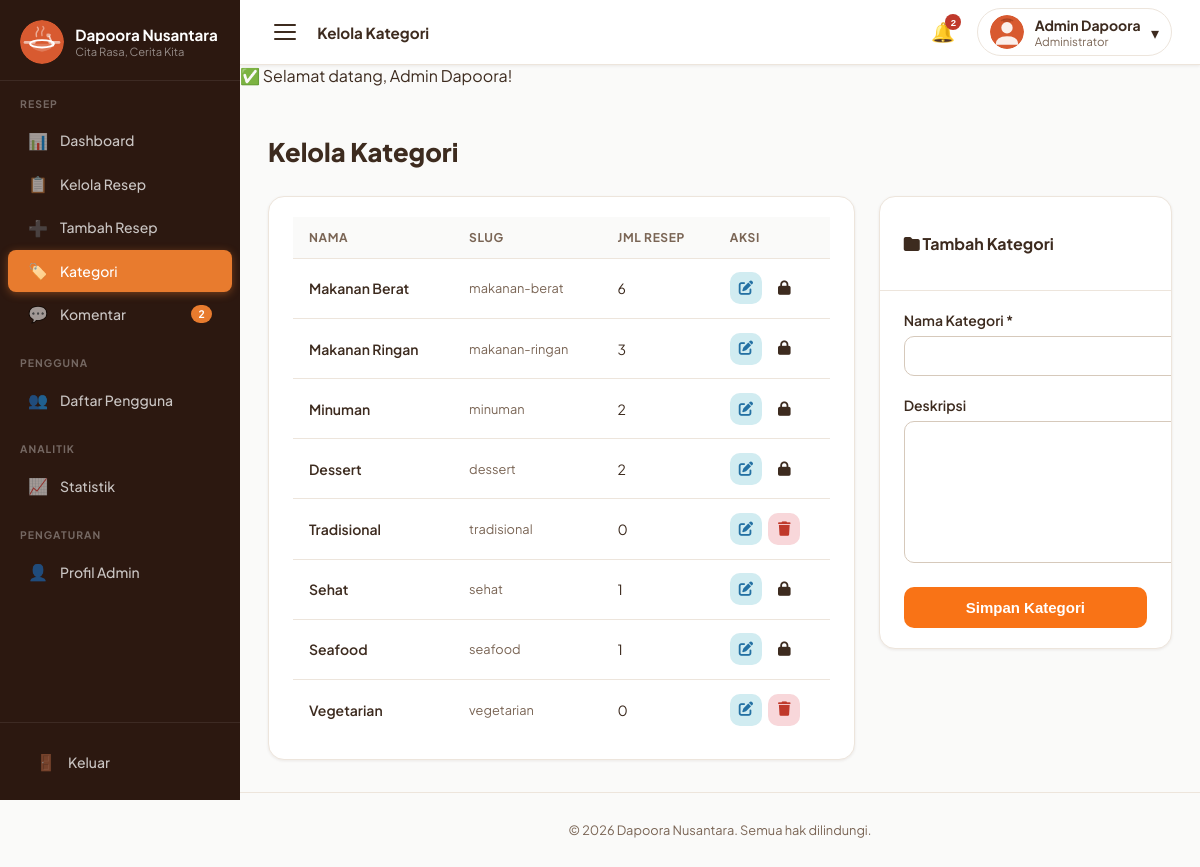
The page /admin/kategori.php (signed in) on the database its author committed.
### tables this page shows
CREATE TABLE categories (
    id            INT UNSIGNED    NOT NULL AUTO_INCREMENT,
    nama          VARCHAR(100)    NOT NULL,
    slug          VARCHAR(120)    NOT NULL,
    icon          VARCHAR(255)        NULL DEFAULT NULL,
    deskripsi     TEXT                NULL DEFAULT NULL,
    created_at    DATETIME        NOT NULL DEFAULT CURRENT_TIMESTAMP,

    PRIMARY KEY (id),
    UNIQUE  KEY uq_categories_slug (slug),
    INDEX   idx_categories_nama    (nama)
);

### admin/kategori.php (the view, shortened to what this page needs)
<?php
require_once __DIR__ . '/../config/helpers.php';
$db = getDB();
$cats = $db->query("
    SELECT c.*, COUNT(r.id) AS total_resep
    FROM categories c LEFT JOIN recipes r ON r.category_id=c.id
    GROUP BY c.id ORDER BY c.created_at DESC
")->fetchAll();
$editCat = null;
include __DIR__ . '/includes/header_admin.php';
?>
<div class="page-header"><h1>Kelola Kategori</h1></div>
<div style="display:grid;grid-template-columns:2fr 1fr;gap:1.5rem;align-items:start">
  <div class="widget">
    <div class="widget-body">
      <div class="table-wrap">
        <table class="admin-table">
          <thead><tr><th>Nama</th><th>Slug</th><th>Jml Resep</th><th>Aksi</th></tr></thead>
          <tbody>
            <?php foreach ($cats as $c): ?>
              <tr>
                <td style="font-weight:600"><?= sanitize($c['nama']) ?></td>
                <td style="font-size:.8rem;color:var(--text-muted)"><?= sanitize($c['slug']) ?></td>
                <td><?= $c['total_resep'] ?></td>
                <td>
                  <div class="action-btns">
                  <a href="?edit=<?= $c['id'] ?>"
                    class="btn-icon edit"
                    title="Edit">
                      <i class="fa-solid fa-pen-to-square"></i>
                  </a>
                  <?php if ($c['total_resep'] == 0): ?>
                    <button class="btn-icon delete"
                            onclick="hapusKat(<?= $c['id'] ?>)"
                            title="Hapus">
                        <i class="fa-solid fa-trash"></i>
                    </button>
                  <?php else: ?>
                    <span class="btn-icon lock" title="Masih ada resep">
                        <i class="fa-solid fa-lock"></i>
                    </span>
                  <?php endif; ?>
                </div>
                </td>
              </tr>
            <?php endforeach; ?>
          </tbody>
        </table>
      </div>
    </div>
  </div>
  <div class="widget">
    <div class="widget-header">
          <h3 class="widget-title">
    <?php if($editCat): ?>
        <i class="fa-solid fa-pen-to-square"></i>
        Edit Kategori
    <?php else: ?>
        <i class="fa-solid fa-folder"></i>
        Tambah Kategori
    <?php endif; ?>
    </h3>
    </div>
    <div class="widget-body">
      <form method="POST" action="<?= BASE_URL ?>/process/category_process.php">
        <div class="form-group">
          <label class="form-label">Nama Kategori *</label>
          <input type="text" name="nama" class="form-control" required maxlength="100"
                 value="<?= sanitize($editCat['nama'] ?? '') ?>">
        </div>
        <div class="form-group">
          <label class="form-label">Deskripsi</label>
          <textarea name="deskripsi" class="form-control" rows="3"><?= sanitize($editCat['deskripsi'] ?? '') ?></textarea>
        </div>
        <button type="submit" class="btn-save"> Simpan Kategori</button>
      </form>
    </div>
  </div>
</div>
<?php
include __DIR__ . '/includes/footer_admin.php';
?>

### assets/css/admin.css (style rules this page uses)
:root { --sidebar-bg: #2c1810; --sidebar-text: rgba(255, 255, 255, 0.75); --sidebar-hover: rgba(232, 123, 46, 0.18); --sidebar-active-bg: var(--primary); --sidebar-w: 240px; --topbar-h: 64px; --primary: #e87b2e; --primary-dark: #c5621a; --primary-pale: #fef3ea; --white: #ffffff; --gray-50: #fafaf9; --gray-100: #f5f0ec; --gray-200: #ede5dc; --gray-300: #d6c9bb; --text: #3d2b1f; --text-muted: #7a6555; --shadow-sm: 0 1px 3px rgba(60, 30, 10, 0.08); --shadow-md: 0 4px 16px rgba(60, 30, 10, 0.12); --success: #2d8a4e; --danger: #c0392b; --warning: #d4900a; --radius: 10px; --radius-lg: 16px; --radius-full: 9999px; --transition: 0.22s ease; --font-main: "Plus Jakarta Sans", "Segoe UI", sans-serif; }
body.admin-body { font-family: var(--font-main); background: var(--gray-50); color: var(--text); margin: 0; min-height: 100vh; display: flex; -webkit-font-smoothing: antialiased; }
.page-header { margin-bottom: 1.75rem; }
.page-header h1 { font-size: 1.6rem; font-family: "Plus Jakarta Sans", sans-serif; font-weight: 800; }
.widget { background: var(--white); border-radius: var(--radius-lg); border: 1px solid var(--gray-200); box-shadow: var(--shadow-sm); overflow: hidden; }
.widget-header { display: flex; align-items: center; justify-content: space-between; padding: 1.25rem 1.5rem; border-bottom: 1px solid var(--gray-200); }
.widget-header h3 { font-size: 1rem; font-weight: 700; font-family: var(--font-main); }
.widget-body { padding: 1.25rem 1.5rem; }
.table-wrap { overflow-x: auto; }
table.admin-table { width: 100%; border-collapse: collapse; font-size: 0.875rem; }
.admin-table th { background: var(--gray-50); padding: 0.8rem 1rem; text-align: left; font-size: 0.75rem; font-weight: 700; text-transform: uppercase; letter-spacing: 0.05em; color: var(--text-muted); border-bottom: 1.5px solid var(--gray-200); white-space: nowrap; }
.admin-table td { padding: 0.85rem 1rem; border-bottom: 1px solid var(--gray-200); vertical-align: middle; }
.admin-table tbody tr:last-child td { border-bottom: none; }
.action-btns { display: flex; gap: 0.4rem; align-items: center; }
.btn-icon { width: 32px; height: 32px; border-radius: var(--radius); display: flex; align-items: center; justify-content: center; border: none; font-size: 0.9rem; cursor: pointer; transition: all var(--transition); text-decoration: none; }
.btn-icon.edit { background: #d1ecf1; color: var(--info, #2471a3); }
.btn-icon.delete { background: #f8d7da; color: var(--danger); }
.btn-save { width: 100%; padding: 12px; border: none; border-radius: 10px; background: #f97316; color: #fff; font-weight: 600; font-size: 15px; cursor: pointer; transition: 0.2s; }
.form-group { margin-bottom: 1.25rem; }
.form-label { display: block; font-weight: 600; font-size: 0.875rem; margin-bottom: 0.4rem; }
.form-control { width: 100%; padding: 0.65rem 1rem; border: 1.5px solid var(--gray-300); border-radius: var(--radius); font-size: 0.9rem; font-family: var(--font-main); outline: none; transition: border-color var(--transition), box-shadow var(--transition); background: var(--white); color: var(--text); }
textarea.form-control { resize: vertical; min-height: 120px; }

### rows shown on the page
categories: nama "Makanan Berat", slug "makanan-berat", total_resep "6"
categories: nama "Makanan Ringan", slug "makanan-ringan", total_resep "3"
categories: nama "Minuman", slug "minuman", total_resep "2"
categories: nama "Dessert", slug "dessert", total_resep "2"
categories: nama "Tradisional", slug "tradisional", total_resep "0"
categories: nama "Sehat", slug "sehat", total_resep "1"
categories: nama "Seafood", slug "seafood", total_resep "1"
categories: nama "Vegetarian", slug "vegetarian", total_resep "0"

### other values the page prints
SITE_NAME "Dapoora Nusantara"
SITE_TAGLINE "Cita Rasa, Cerita Kita"
$c "2"
$pageTitle "Kelola Kategori"
$n "2"
$_SESSION['admin_nama'] "Admin Dapoora"
$icon "✅"
$flash['msg'] "Selamat datang, Admin Dapoora!"
